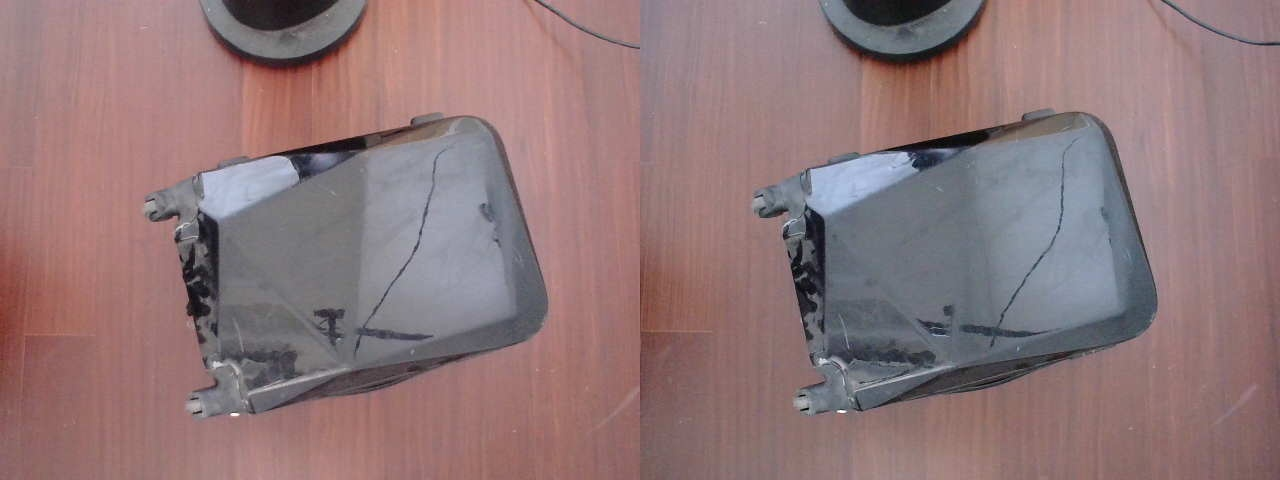
#> input picture Stereo_Calibration/Stereo_Raw/0.jpg, 1280 x 480 px; its folder holds only this picture in this run
$ python process_image.py
#> lines starting #> are read from the running program, lines starting #| are printed output that depends on the picture

"""
功能:将1280*480分割成两张640*480的左右图像
作者:pcb
时间:2022.8.2
"""
import os
import cv2

#原始图像路径
imgaepath="Stereo_Raw/"

#分割图像保存的路径
save_image="left_right_image/"
imagelist=os.listdir(imgaepath)
i=0
for img_name in imagelist:
    raw_image=cv2.imread(imgaepath+img_name)
#> raw_image is the input picture: shape (480, 1280, 3); mean B, G, R 120.5, 118.5, 143.5
    left_image=raw_image[:,0:640]
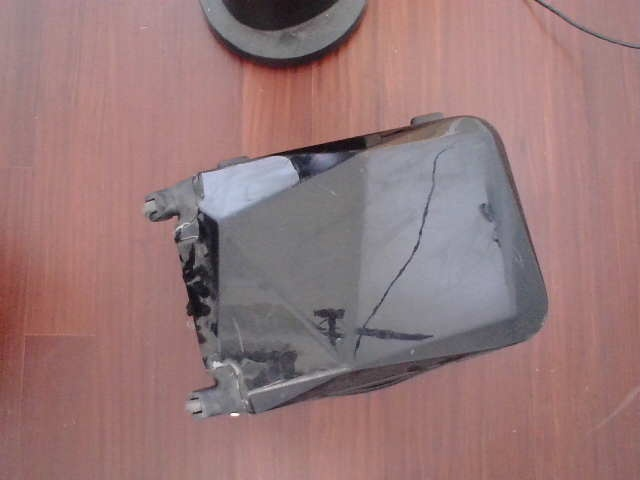
#> left_image: shape (480, 640, 3); mean B, G, R 120.9, 120.1, 151.4
    right_image=raw_image[:,640:1280]
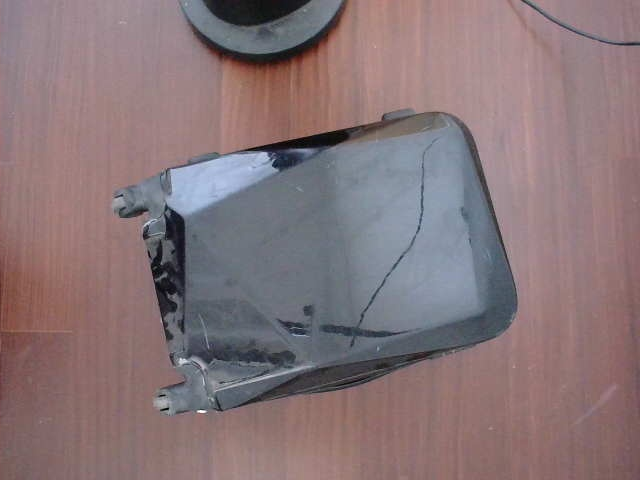
#> right_image: shape (480, 640, 3); mean B, G, R 120.2, 116.9, 135.7
    #cv2.imshow("left",left_image)
    #cv2.imshow("right",right_image)
    #cv2.waitKey(0)
    image_left_name=save_image+"left"+str(i)+".jpg"
    image_right_name = save_image + "right" + str(i) + ".jpg"
    cv2.imwrite(image_left_name,left_image)
    cv2.imwrite(image_right_name,right_image)
    i=i+1

$ run again, on Stereo_Calibration/Stereo_Raw/WIN_20230723_03_05_31_Pro.jpg
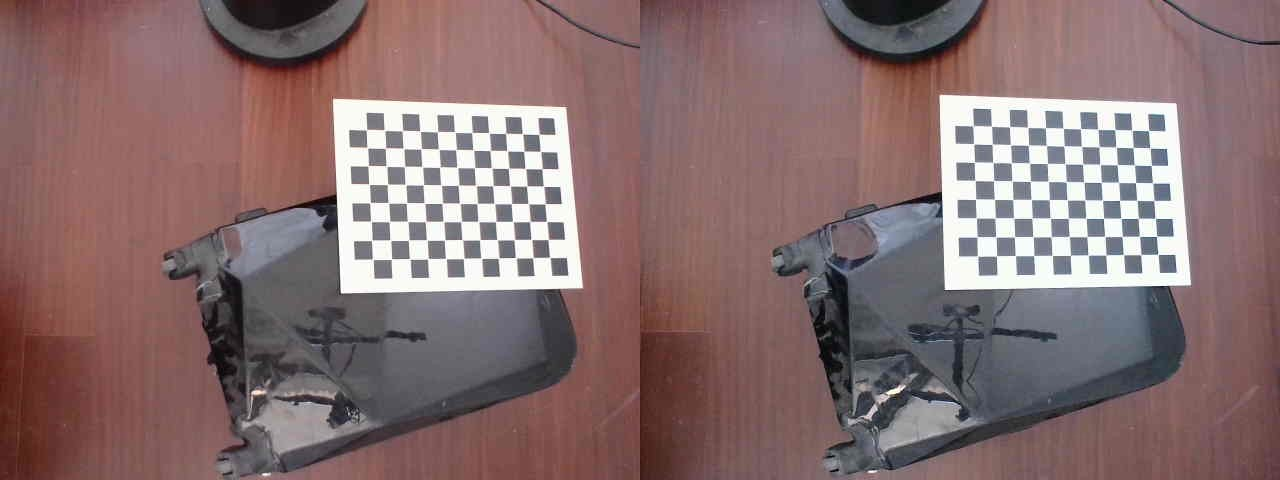
#> input picture Stereo_Calibration/Stereo_Raw/WIN_20230723_03_05_31_Pro.jpg, 1280 x 480 px
#> raw_image is the input picture: shape (480, 1280, 3); mean B, G, R 111, 110.3, 134.1
#> `left_image=raw_image[:,0:640]`:
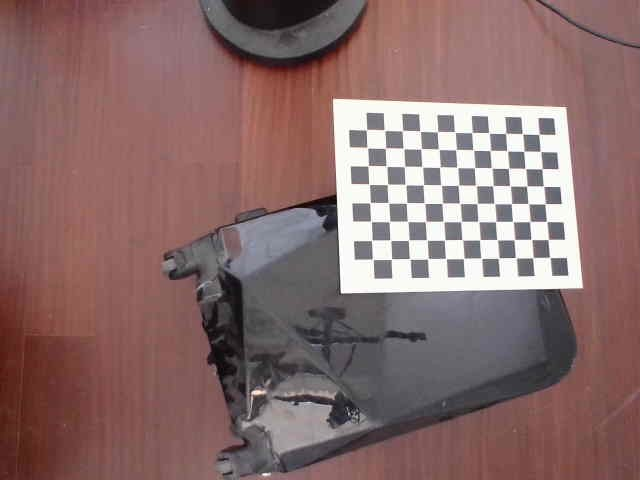
#> left_image: shape (480, 640, 3); mean B, G, R 107.1, 108.1, 136.8
#> `right_image=raw_image[:,640:1280]`:
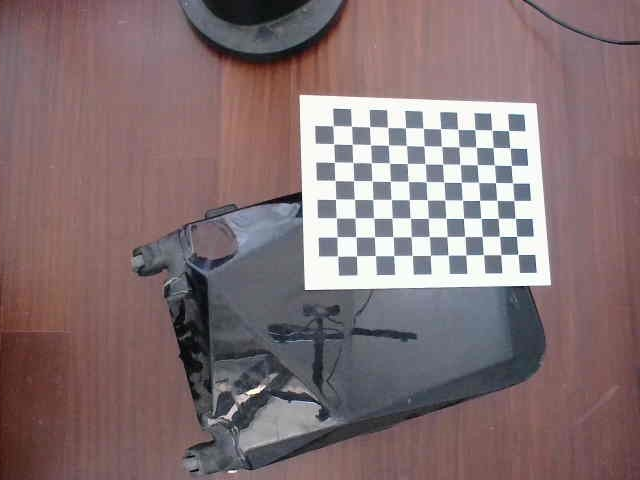
#> right_image: shape (480, 640, 3); mean B, G, R 114.9, 112.5, 131.5

$ run again, on Stereo_Calibration/Stereo_Raw/WIN_20230723_03_05_46_Pro.jpg
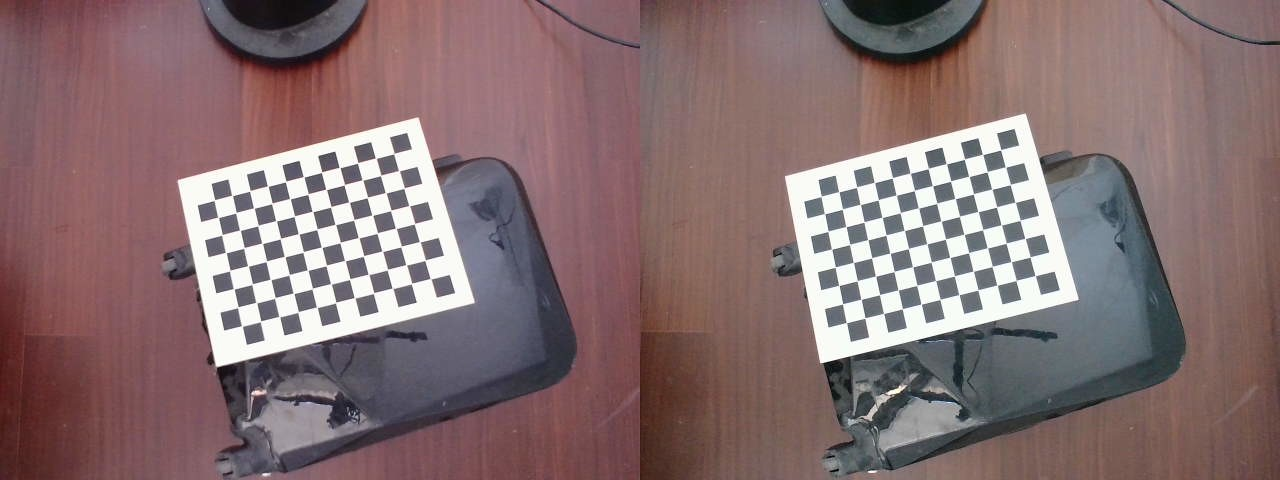
#> input picture Stereo_Calibration/Stereo_Raw/WIN_20230723_03_05_46_Pro.jpg, 1280 x 480 px
#> raw_image is the input picture: shape (480, 1280, 3); mean B, G, R 112.9, 111.4, 133.8
#> `left_image=raw_image[:,0:640]`:
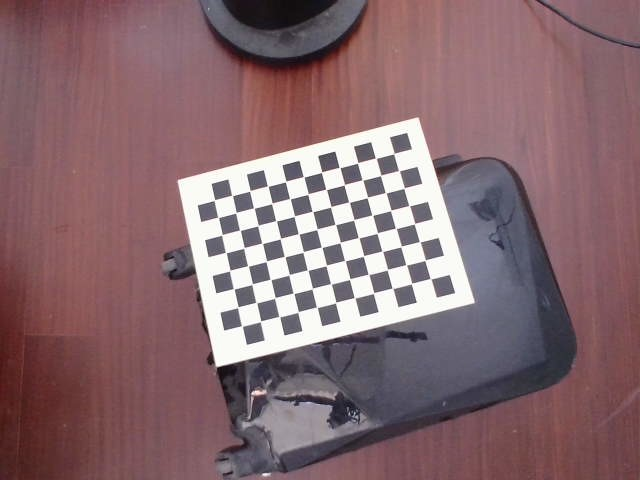
#> left_image: shape (480, 640, 3); mean B, G, R 111.5, 106.2, 134.8
#> `right_image=raw_image[:,640:1280]`:
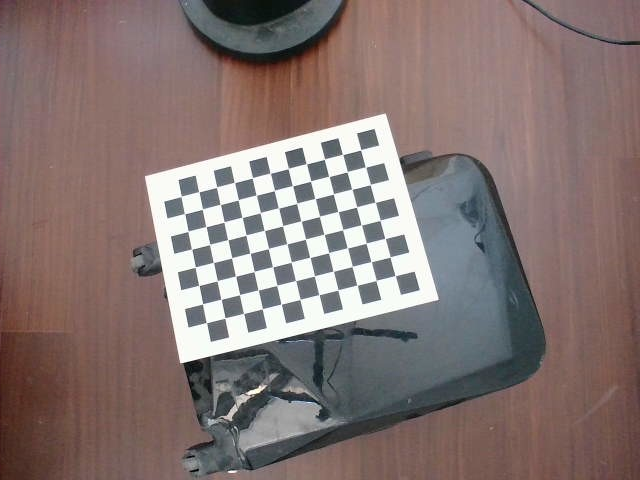
#> right_image: shape (480, 640, 3); mean B, G, R 114.3, 116.7, 132.7

$ run again, on Stereo_Calibration/Stereo_Raw/WIN_20230723_03_04_27_Pro.jpg
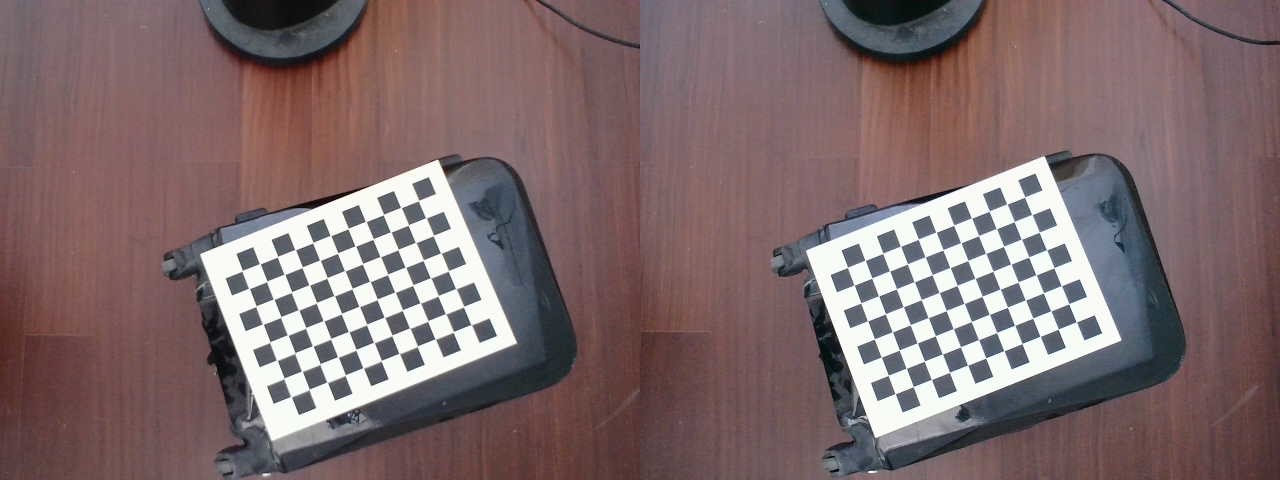
#> input picture Stereo_Calibration/Stereo_Raw/WIN_20230723_03_04_27_Pro.jpg, 1280 x 480 px
#> raw_image is the input picture: shape (480, 1280, 3); mean B, G, R 108, 106.2, 126.2
#> `left_image=raw_image[:,0:640]`:
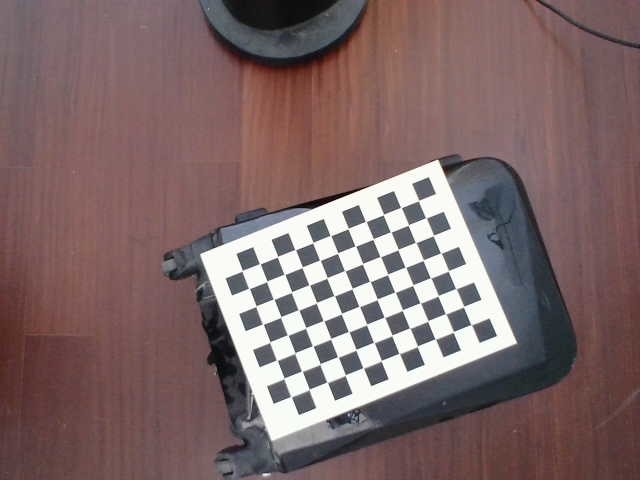
#> left_image: shape (480, 640, 3); mean B, G, R 104.3, 103.7, 126
#> `right_image=raw_image[:,640:1280]`:
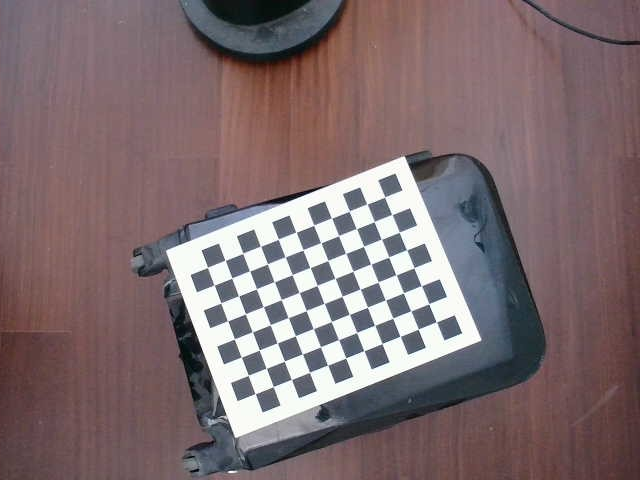
#> right_image: shape (480, 640, 3); mean B, G, R 111.7, 108.7, 126.4
